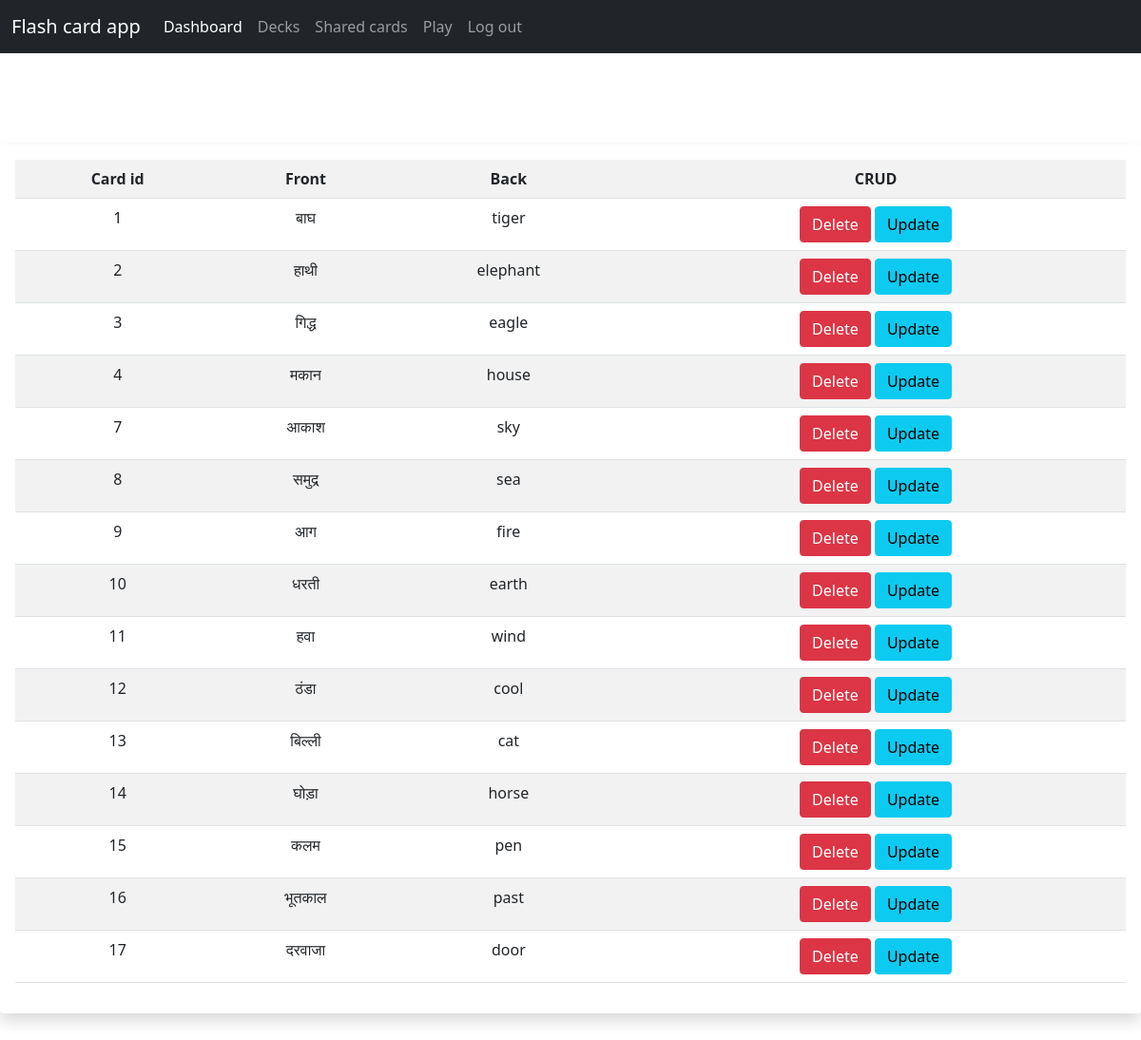
The page /cards (signed in) on the database its author committed.
### main.py (models this page shows)
class Card(db.Model):
    id = db.Column(db.Integer, primary_key = True, unique = True,autoincrement = True,nullable = False)
    front = db.Column(db.String(25),unique = True)
    back = db.Column(db.String(64), nullable = False)

### main.py (the view)
@app.route('/cards', methods = ['GET','POST'])
@login_required
def shared_cards():
    cards = query_all_cards()
    return render_template('cards.html', cards = cards)

### main.py (called while the page is built)
@login_manager.user_loader
def load_user(user_id):
    return User.query.get(int(user_id))

def query_all_cards():
    q = Card.query.all()
    cards = []
    for x in q:
        cards.append(x)
    return cards

### templates/cards.html (shortened to what this page needs)
{% extends 'base.html' %}
{% block content%}
	<div  id="decks-table" class="shadow p-3 mb-5 bg-body rounded">
		{% if length !=0 %}
		<table class="table table-striped table-hover">
			<tr>
				<th>Card id</th>
				<th>Front</th>
				<th>Back</th>
				<th>CRUD</th>
			</tr>
			{% for card in cards %}
			<tr>
				<td>{{card.id}}</td>
				<td>{{card.front}}</td>
				<td>{{card.back}}</td>
				<td><a href="/cards/delete/{{card.id}}" class="btn btn-danger" onclick="window.alert('Card deleted from card database')">Delete</a>  <a href="/cards/update/{{card.id}}" class="btn btn-info">Update</a></td>
			</tr>
			{% endfor %}
		</table>
		{% endif %}
	</div>
{% endblock %}

### templates/base.html (shortened to what this page needs)
<!DOCTYPE html>
<html>
<head>
	<link href="https://cdn.jsdelivr.net/npm/bootstrap@5.1.3/dist/css/bootstrap.min.css" rel="stylesheet">
</head>
<body class="text-center">
	<div>
		<nav class="navbar navbar-expand-lg navbar-dark bg-dark">
			<div class="container-fluid">
				<a class="navbar-brand" href="#">Flash card app</a>
				<div class="collapse navbar-collapse" id="navbarNavAltMarkup">
				  <div class="navbar-nav">
				    <a class="nav-link active" aria-current="page" href="{{url_for('dashboard')}}">Dashboard</a>
				    <a class="nav-link" href="{{url_for('user_deck')}}">Decks</a>
				    <a class="nav-link" href="{{url_for('shared_cards')}}">Shared cards</a>
				    <a class="nav-link" href="{{url_for('play_choose_deck')}}">Play</a>
				    <a class="nav-link" href="{{url_for('logout')}}">Log out</a>
				  </div>
				</div>
			</div>
		</nav>
	</div>
	<br>
	<br>
	<br>
	<br>
	{% block content%}
	{% endblock %}
</body>
</html>

### rows shown on the page
Card: id "1", front "बाघ", back "tiger"
Card: id "2", front "हाथी", back "elephant"
Card: id "3", front "गिद्ध", back "eagle"
Card: id "4", front "मकान", back "house"
Card: id "7", front "आकाश", back "sky"
Card: id "8", front "समुद्र", back "sea"
Card: id "9", front "आग", back "fire"
Card: id "10", front "धरती", back "earth"
Card: id "11", front "हवा", back "wind"
Card: id "12", front "ठंडा", back "cool"
Card: id "13", front "बिल्ली", back "cat"
Card: id "14", front "घोड़ा", back "horse"
Card: id "15", front "कलम", back "pen"
Card: id "16", front "भूतकाल", back "past"
Card: id "17", front "दरवाजा", back "door"
